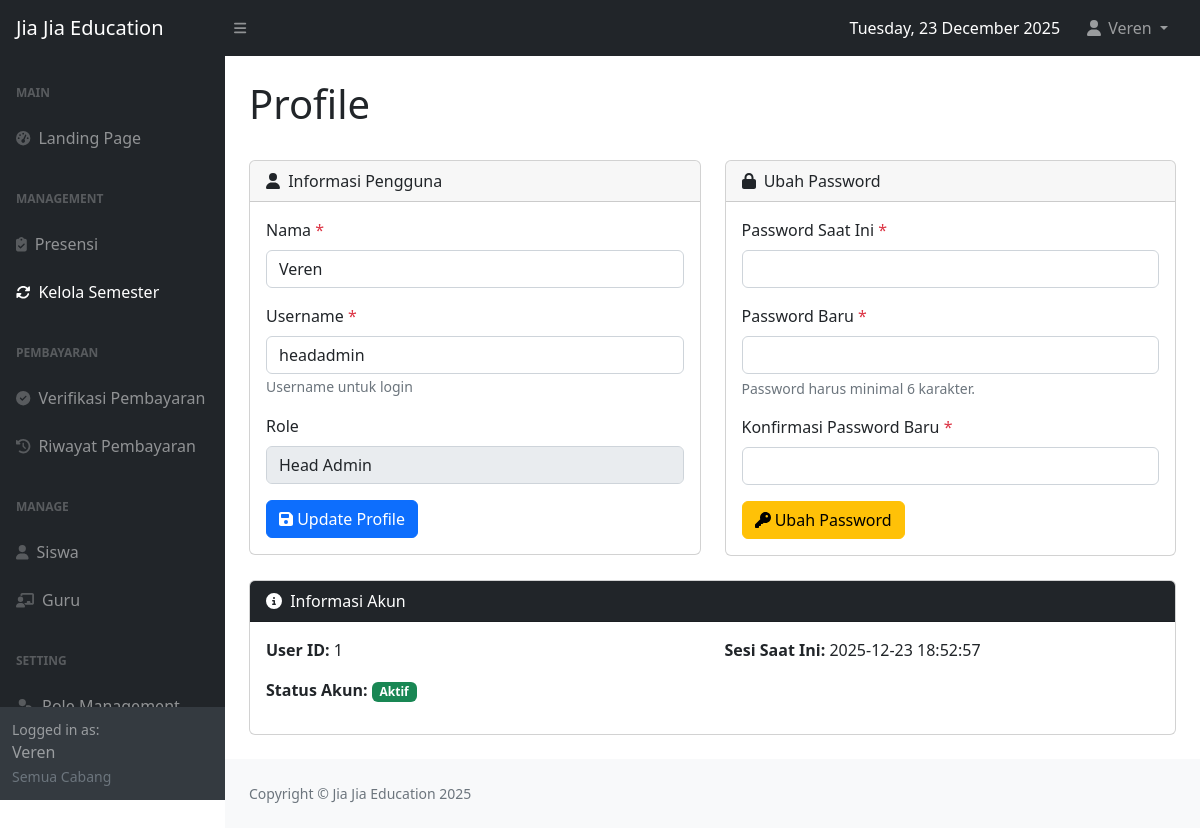
The app's page /profile.php (signed in) with its own data.
### tables this page shows
CREATE TABLE `users` (
  `user_id` int(11) NOT NULL,
  `username` varchar(50) NOT NULL,
  `password` varchar(255) NOT NULL,
  `role_id` int(11) DEFAULT NULL,
  `full_name` varchar(100) DEFAULT NULL
);

CREATE TABLE `role` (
  `role_id` int(11) NOT NULL,
  `role_name` varchar(50) NOT NULL
);

### check_login.php (called while the page is built, shortened)
<?php
function getUserId() {
    if (isset($_SESSION['user_id'])) {
        return $_SESSION['user_id'];
    }
    return null;
}
function getUserFullName() {
    return $_SESSION['full_name'] ?? 'User';
}
function getUserRoleId() {
    return isset($_SESSION['role_id']) ? (int) $_SESSION['role_id'] : 0;
}
?>

### profile.php (the view, shortened to what this page needs)
<?php
require 'check_login.php';
require 'config.php';
$current_user_id = getUserId();
$current_user_name = getUserFullName();
$current_user_role_id = getUserRoleId();
$current_user_cabang_name = $_SESSION['cabang_name'] ?? 'Semua Cabang';
$message = '';
try {
    if ($current_user_role_id == 3) {
        $stmt = $conn->prepare("SELECT s.siswa_id as user_id, s.username, s.name as full_name,
                                s.nama_orangtua, s.no_telp, s.jenis_kelamin,
                                s.tanggal_lahir, s.asal_sekolah, s.status, s.cabang_id,
                                c.nama_cabang, 'Orang Tua' as role_name
                                FROM siswa s
                                LEFT JOIN cabang c ON s.cabang_id = c.cabang_id
                                WHERE s.siswa_id = ?");
        $stmt->bind_param("i", $current_user_id);
        $stmt->execute();
        $result = $stmt->get_result();
        $user_data = $result->fetch_assoc();
        $stmt->close();
    } else {
        $stmt = $conn->prepare("SELECT u.*, r.role_name
                                FROM users u
                                LEFT JOIN role r ON u.role_id = r.role_id
                                WHERE u.user_id = ?");
        $stmt->bind_param("i", $current_user_id);
        $stmt->execute();
        $result = $stmt->get_result();
        $user_data = $result->fetch_assoc();
    }
} catch (Exception $e) {
    error_log("Profile.php error: " . $e->getMessage());
    $user_data = [
        'user_id' => $current_user_id,
        'username' => $_SESSION['username'] ?? 'Unknown',
        'full_name' => $current_user_name,
        'role_name' => getRoleName($current_user_role_id),
        'nama_cabang' => $current_user_cabang_name
    ];
    if (empty($message)) {
        $message = 'Beberapa data mungkin tidak lengkap. Silakan logout dan login kembali.';
        $message_type = 'warning';
    }
}
?>
<!DOCTYPE html>
<html lang="en">
    <head>
        <link href="css/styles.css" rel="stylesheet" />
    </head>
    <body class="sb-nav-fixed">
        <nav class="sb-topnav navbar navbar-expand navbar-dark bg-dark">
            <a class="navbar-brand ps-3" href="index.php">Jia Jia Education</a>
            <button class="btn btn-link btn-sm order-1 order-lg-0 me-4 me-lg-0" id="sidebarToggle"><i class="fas fa-bars"></i></button>
            <ul class="navbar-nav ms-auto ms-md-0 me-3 me-lg-4">
                <li class="nav-item d-none d-md-flex align-items-center me-3">
                    <span class="text-white">
                        <?php
                        echo strftime("%A, %d %B %Y");
                        ?>
                    </span>
                </li>
                <li class="nav-item dropdown">
                    <a class="nav-link dropdown-toggle" id="navbarDropdown" href="#" role="button" data-bs-toggle="dropdown" aria-expanded="false">
                        <i class="fas fa-user fa-fw"></i> <?php echo htmlspecialchars($current_user_name); ?>
                    </a>
                </li>
            </ul>
        </nav>
        <div id="layoutSidenav">
            <div id="layoutSidenav_nav">
                <nav class="sb-sidenav accordion sb-sidenav-dark">
                    <div class="sb-sidenav-menu">
                        <div class="nav">
                            <div class="sb-sidenav-menu-heading">Main</div>
                            <a class="nav-link" href="index.php">
                                <div class="sb-nav-link-icon"><i class="fas fa-tachometer-alt"></i></div>
                                Landing Page
                            </a>
                            <?php if ($current_user_role_id <= 2): ?>
                            <div class="sb-sidenav-menu-heading">Management</div>
                            <a class="nav-link" href="absensi.php">
                                <div class="sb-nav-link-icon"><i class="fas fa-clipboard-check"></i></div>
                                Presensi
                            </a>
                            <a class="nav-link active" href="kelola_semester.php">
                                <div class="sb-nav-link-icon"><i class="fas fa-sync-alt"></i></div>
                                Kelola Semester
                            </a>
                            <?php endif; ?>
                            <div class="sb-sidenav-menu-heading">Pembayaran</div>
                            <?php if ($current_user_role_id == 1): ?>
                            <a class="nav-link" href="verifikasi_pembayaran.php">
                                <div class="sb-nav-link-icon"><i class="fas fa-check-circle"></i></div>
                                Verifikasi Pembayaran
                            </a>
                            <?php endif; ?>
                            <?php if ($current_user_role_id == 1 || $current_user_role_id == 3): ?>
                            <a class="nav-link" href="riwayat_pembayaran.php">
                                <div class="sb-nav-link-icon"><i class="fas fa-history"></i></div>
                                Riwayat Pembayaran
                            </a>
                            <?php endif; ?>
                            <?php if ($current_user_role_id <= 2): ?>
                            <div class="sb-sidenav-menu-heading">Manage</div>
                            <a class="nav-link" href="siswa.php">
                                <div class="sb-nav-link-icon"><i class="fas fa-user"></i></div>
                                Siswa
                            </a>
                            <?php endif; ?>
                            <?php if ($current_user_role_id == 1): ?>
                            <a class="nav-link" href="guru.php">
                                <div class="sb-nav-link-icon"><i class="fas fa-chalkboard-teacher"></i></div>
                                Guru
                            </a>
                            <?php endif; ?>
                            <?php if ($current_user_role_id == 1): ?>
                            <div class="sb-sidenav-menu-heading">Setting</div>
                            <a class="nav-link" href="role.php">
                                <div class="sb-nav-link-icon"><i class="fas fa-user-tag"></i></div>
                                Role Management
                            </a>
                            <?php endif; ?>
                        </div>
                    </div>
                    <div class="sb-sidenav-footer">
                        <div class="small">Logged in as:</div>
                        <?php echo htmlspecialchars($current_user_name); ?><br>
                        <small class="text-muted"><?php echo htmlspecialchars($current_user_cabang_name); ?></small>
                    </div>
                </nav>
            </div>
            <div id="layoutSidenav_content">
                <main>
                    <div class="container-fluid px-4">
                        <h1 class="mt-4">Profile</h1>
                        <br>
                        <div class="row">
                            <?php if ($current_user_role_id != 3): ?>
                            <div class="col-xl-6">
                                <div class="card mb-4">
                                    <div class="card-header">
                                        <i class="fas fa-user me-1"></i>
                                        Informasi Pengguna
                                    </div>
                                    <div class="card-body">
                                        <form method="POST">
                                            <div class="mb-3">
                                                <label for="name" class="form-label">Nama <span class="text-danger">*</span></label>
                                                <input type="text" class="form-control" id="name" name="name"
                                                    value="<?php echo htmlspecialchars($user_data['full_name']); ?>" required>
                                            </div>
                                            <div class="mb-3">
                                                <label for="username" class="form-label">Username <span class="text-danger">*</span></label>
                                                <input type="text" class="form-control" id="username" name="username"
                                                    value="<?php echo htmlspecialchars($user_data['username']); ?>" required>
                                                <small class="text-muted">Username untuk login</small>
                                            </div>
                                            <div class="mb-3">
                                                <label for="role" class="form-label">Role</label>
                                                <input type="text" class="form-control" id="role"
                                                    value="<?php echo htmlspecialchars($user_data['role_name'] ?? 'N/A'); ?>"
                                                    disabled readonly>
                                            </div>
                                            <button type="submit" name="update_profile" class="btn btn-primary">
                                                <i class="fas fa-save"></i> Update Profile
                                            </button>
                                        </form>
                                    </div>
                                </div>
                            </div>
                            <div class="col-xl-6">
                                <div class="card mb-4">
                                    <div class="card-header">
                                        <i class="fas fa-lock me-1"></i>
                                        Ubah Password
                                    </div>
                                    <div class="card-body">
                                        <form method="POST" id="changePasswordForm">
                                            <div class="mb-3">
                                                <label for="current_password" class="form-label">Password Saat Ini <span class="text-danger">*</span></label>
                                                <input type="password" class="form-control" id="current_password"
                                                    name="current_password" required autocomplete="current-password">
                                            </div>
                                            <div class="mb-3">
                                                <label for="new_password" class="form-label">Password Baru <span class="text-danger">*</span></label>
                                                <input type="password" class="form-control" id="new_password"
                                                    name="new_password" minlength="6" required autocomplete="new-password">
                                                <div class="form-text">Password harus minimal 6 karakter.</div>
                                            </div>
                                            <div class="mb-3">
                                                <label for="confirm_password" class="form-label">Konfirmasi Password Baru <span class="text-danger">*</span></label>
                                                <input type="password" class="form-control" id="confirm_password"
                                                    name="confirm_password" minlength="6" required autocomplete="new-password">
                                            </div>
                                            <button type="submit" name="change_password" class="btn btn-warning">
                                                <i class="fas fa-key"></i> Ubah Password
                                            </button>
                                        </form>
                                    </div>
                                </div>
                            </div>
                            <?php endif; ?>
                        </div>
                        <div class="row">
                            <div class="col-12">
                                <div class="card mb-4">
                                    <div class="card-header bg-dark text-white">
                                        <i class="fas fa-info-circle me-1"></i>
                                        Informasi Akun
                                    </div>
                                    <div class="card-body">
                                        <div class="row">
                                            <div class="col-md-6">
                                                <p><strong>User ID:</strong> <?php echo htmlspecialchars($user_data['user_id']); ?></p>
                                                <p><strong>Status Akun:</strong>
                                                    <span class="badge bg-success">Aktif</span>
                                                </p>
                                            </div>
                                            <div class="col-md-6">
                                                <p><strong>Sesi Saat Ini:</strong>
                                                    <?php echo htmlspecialchars($_SESSION['login_time'] ?? date('d M Y H:i:s')); ?>
                                                </p>
                                            </div>
                                        </div>
                                    </div>
                                </div>
                            </div>
                        </div>
                    </div>
                </main>
                <footer class="py-4 bg-light mt-auto">
                    <div class="container-fluid px-4">
                        <div class="d-flex align-items-center justify-content-between small">
                            <div class="text-muted">Copyright &copy; Jia Jia Education <?php echo date('Y'); ?></div>
                        </div>
                    </div>
                </footer>
            </div>
        </div>
    </body>
</html>

### records on screen
users: name "Veren", username "headadmin", role.role_name "Head Admin", user_id "1"

### other values on screen
strftime("%A, %d %B %Y") "Tuesday, 23 December 2025"
$current_user_name "Veren"
$current_user_cabang_name "Semua Cabang"
$_SESSION['login_time'] "2025-12-23 18:52:57"
